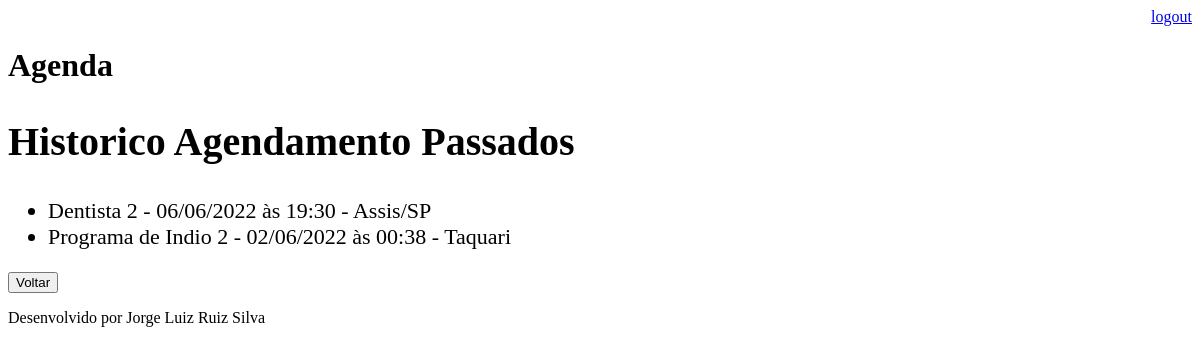
Before: /historico/ (signed in) with the older database file.
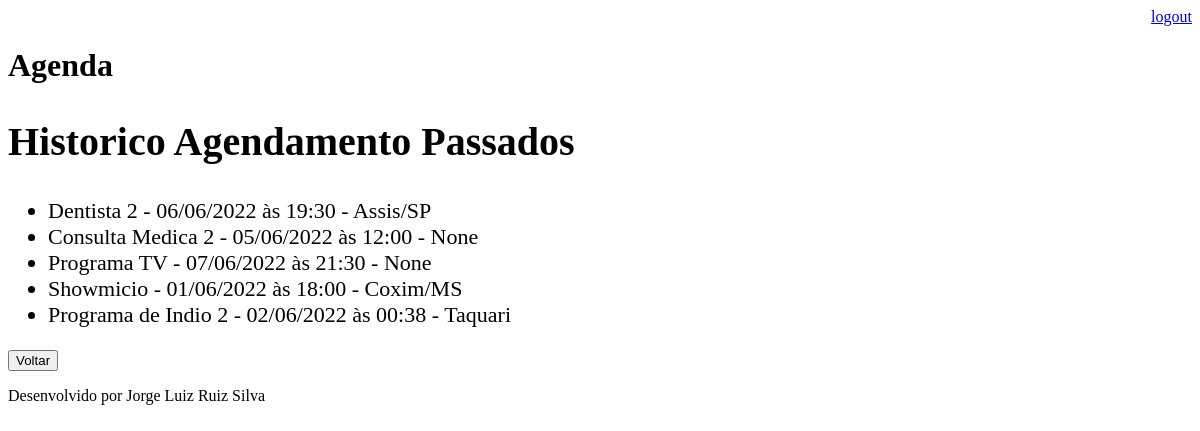
After: the same page with the newer database file.
### core/models.py (models this page shows, shortened)
class Evento(models.Model):
    titulo = models.CharField(max_length=100, verbose_name='Título')
    descricao = models.TextField(blank=True, null=True)
    data_evento = models.DateTimeField(verbose_name='Data do Evento')
    local_evento = models.TextField(blank=True, null=True)
    data_criacao = models.DateTimeField(auto_now=True, verbose_name='Data de Criação')
    usuario = models.ForeignKey(User, on_delete=models.CASCADE) #CASCADE se o usario for excluido será excluido todos o eventos deste usuario
    class Meta:
        db_table = 'evento' #Nome da Tabela
    def get_data_evento(self):
        return self.data_evento.strftime('%d/%m/%Y às %H:%M')

### core/views.py (the view)
# urls.py: path('historico/', views.historico)
@login_required(login_url='/login/')
def historico(request):
    usuario = request.user
    data_atual = datetime.now()
    evento = Evento.objects.filter(usuario=usuario,
                                   data_evento__lt=data_atual)
    dados = {'eventos':evento}
    return render(request, 'historico.html', dados)

### templates/historico.html
{% extends "model-page.html" %}
{% block content %}
    <h2 style="font-size: 40px">Historico Agendamento Passados</h2>
    <ul style="font-size: 22px">
        {% for evento in eventos %}
            <li>
                <div style="...">
                    {{ evento.titulo }} - {{ evento.get_data_evento }} - {{ evento.local_evento }}
                </div>
            </li>
        {% endfor %}
    </ul>
    <a href="/">
        <button type="button">Voltar</button>
    </a>
{% endblock %}

Changed rows visible on the page:
now on this page (row edited): Evento: titulo "Consulta Medica 2", get_data_evento "05/06/2022 às 12:00", local_evento "None"
now on this page (row edited): Evento: titulo "Programa TV", get_data_evento "07/06/2022 às 21:30", local_evento "None"
now on this page (row edited): Evento: titulo "Showmicio", get_data_evento "01/06/2022 às 18:00", local_evento "Coxim/MS"
